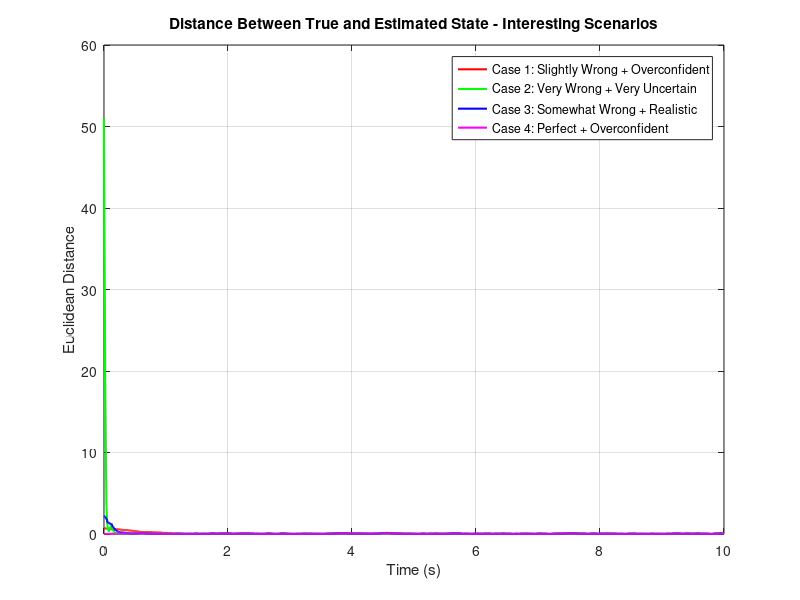
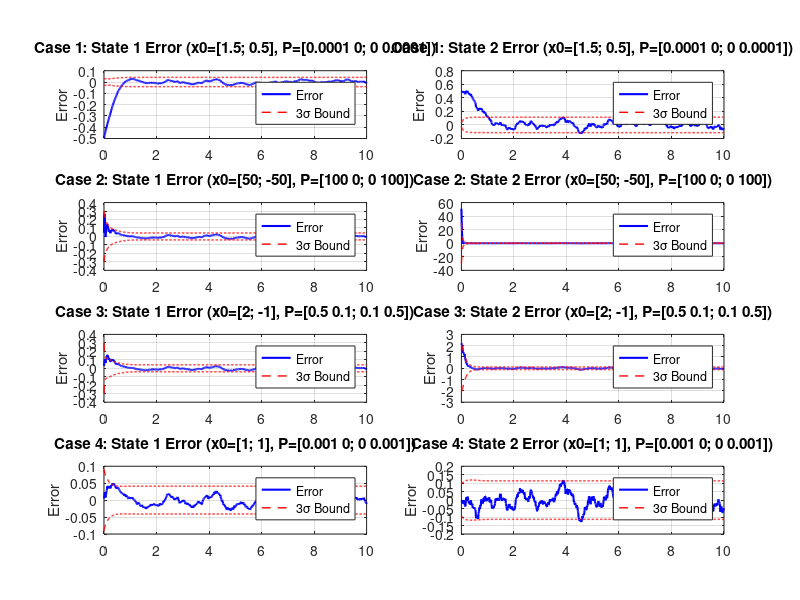

Recreate these plots in MATLAB, in order.
clear all; close all; clc;

A = [9.9985 * 10^-1, 9.8510 * 10^-3;
    -2.9553 * 10^-2, 9.7030 * 10^-1];
B = [4.9502 * 10^-5;
    9.8510 * 10^-3];

H = [1, 0];

Q = 1;
R = 0.01;
N = 1001;
dt = 0.01;
time = (0:N-1)' * dt;

x0_true = [1; 1];

rng(42)
w = sqrt(Q) * randn(N,1);
v = sqrt(R) * randn(N,1);
x_true = zeros(2, N);
x_true(:,1) = x0_true;

for k = 1:N-1
    x_true(:,k+1) = A * x_true(:,k) + B * w(k);
end

y_meas = H * x_true + v';
function [x_hat_plus, P_plus] = runKalmanFilter(A, B, H, Q, R, y_meas, x_hat0_minus, P0_minus, N)
    x_hat_minus = zeros(2, N);
    x_hat_plus = zeros(2, N);
    P_minus = zeros(2,2,N);
    P_plus = zeros(2,2,N);

    x_hat_minus(:,1) = x_hat0_minus;
    P_minus(:, :, 1) = P0_minus;
    for k=1:N
        Kk = P_minus(:, :, k) * H' / (H * P_minus(:, :, k) * H' + R);
        x_hat_plus(:, k) = x_hat_minus(:, k) + Kk * (y_meas(k) - H * x_hat_minus(:, k));
        P_plus(:, :, k) = (eye(2) - Kk * H) * P_minus(:, :, k);

        if k < N
            x_hat_minus(:, k+1) = A * x_hat_plus(:, k);
            P_minus(:, :, k+1) = A * P_plus(:, :, k) * A' + B * Q * B';
        end
    end
end

[x_hat_plus_1, P_plus_1] = runKalmanFilter(A, B, H, Q, R, y_meas, [1.5; 0.5], [0.0001 0; 0 0.0001], N);
[x_hat_plus_2, P_plus_2] = runKalmanFilter(A, B, H, Q, R, y_meas, [50; -50], [100 0; 0 100], N);
[x_hat_plus_3, P_plus_3] = runKalmanFilter(A, B, H, Q, R, y_meas, [2; -1], [0.5 0.1; 0.1 0.5], N);
[x_hat_plus_4, P_plus_4] = runKalmanFilter(A, B, H, Q, R, y_meas, [1; 1], [0.001 0; 0 0.001], N);

error_1 = x_true - x_hat_plus_1;
error_2 = x_true - x_hat_plus_2;
error_3 = x_true - x_hat_plus_3;
error_4 = x_true - x_hat_plus_4;

dist1 = sqrt(sum(error_1.^2, 1));
dist2 = sqrt(sum(error_2.^2, 1));
dist3 = sqrt(sum(error_3.^2, 1));
dist4 = sqrt(sum(error_4.^2, 1));

figure;
plot(time, dist1, 'r-', 'LineWidth', 1.5); hold on;
plot(time, dist2, 'g-', 'LineWidth', 1.5);
plot(time, dist3, 'b-', 'LineWidth', 1.5);
plot(time, dist4, 'm-', 'LineWidth', 1.5);
xlabel('Time (s)');
ylabel('Euclidean Distance');
title('Distance Between True and Estimated State - Interesting Scenarios');
legend(...
    'Case 1: Slightly Wrong + Overconfident', ...
    'Case 2: Very Wrong + Very Uncertain', ...
    'Case 3: Somewhat Wrong + Realistic', ...
    'Case 4: Perfect + Overconfident', ...
    'Location', 'best');
grid on;

figure('Position', [80, 80, 900, 1200]);

subplot(4,2,1);
sigma_bounds_1_state1 = 3 * squeeze(sqrt(P_plus_1(1,1,:)));
plot(time, error_1(1,:), 'b', 'LineWidth', 1.5); hold on;
plot(time, sigma_bounds_1_state1, 'r--', 'LineWidth', 1);
plot(time, -sigma_bounds_1_state1, 'r--', 'LineWidth', 1);
ylabel('Error');
title('Case 1: State 1 Error (x0=[1.5; 0.5], P=[0.0001 0; 0 0.0001])');
legend('Error', '3σ Bound', 'Location', 'best');
grid on;

subplot(4,2,2);
sigma_bounds_1_state2 = 3 * squeeze(sqrt(P_plus_1(2,2,:)));
plot(time, error_1(2,:), 'b', 'LineWidth', 1.5); hold on;
plot(time, sigma_bounds_1_state2, 'r--', 'LineWidth', 1);
plot(time, -sigma_bounds_1_state2, 'r--', 'LineWidth', 1);
ylabel('Error');
title('Case 1: State 2 Error (x0=[1.5; 0.5], P=[0.0001 0; 0 0.0001])');
legend('Error', '3σ Bound', 'Location', 'best');
grid on;

subplot(4,2,3);
sigma_bounds_2_state1 = 3 * squeeze(sqrt(P_plus_2(1,1,:)));
plot(time, error_2(1,:), 'b', 'LineWidth', 1.5); hold on;
plot(time, sigma_bounds_2_state1, 'r--', 'LineWidth', 1);
plot(time, -sigma_bounds_2_state1, 'r--', 'LineWidth', 1);
ylabel('Error');
title('Case 2: State 1 Error (x0=[50; -50], P=[100 0; 0 100])');
legend('Error', '3σ Bound', 'Location', 'best');
grid on;

subplot(4,2,4);
sigma_bounds_2_state2 = 3 * squeeze(sqrt(P_plus_2(2,2,:)));
plot(time, error_2(2,:), 'b', 'LineWidth', 1.5); hold on;
plot(time, sigma_bounds_2_state2, 'r--', 'LineWidth', 1);
plot(time, -sigma_bounds_2_state2, 'r--', 'LineWidth', 1);
ylabel('Error');
title('Case 2: State 2 Error (x0=[50; -50], P=[100 0; 0 100])');
legend('Error', '3σ Bound', 'Location', 'best');
grid on;

subplot(4,2,5);
sigma_bounds_3_state1 = 3 * squeeze(sqrt(P_plus_3(1,1,:)));
plot(time, error_3(1,:), 'b', 'LineWidth', 1.5); hold on;
plot(time, sigma_bounds_3_state1, 'r--', 'LineWidth', 1);
plot(time, -sigma_bounds_3_state1, 'r--', 'LineWidth', 1);
ylabel('Error');
title('Case 3: State 1 Error (x0=[2; -1], P=[0.5 0.1; 0.1 0.5])');
legend('Error', '3σ Bound', 'Location', 'best');
grid on;


subplot(4,2,6);
sigma_bounds_3_state2 = 3 * squeeze(sqrt(P_plus_3(2,2,:)));
plot(time, error_3(2,:), 'b', 'LineWidth', 1.5); hold on;
plot(time, sigma_bounds_3_state2, 'r--', 'LineWidth', 1);
plot(time, -sigma_bounds_3_state2, 'r--', 'LineWidth', 1);
ylabel('Error');
title('Case 3: State 2 Error (x0=[2; -1], P=[0.5 0.1; 0.1 0.5])');
legend('Error', '3σ Bound', 'Location', 'best');
grid on;

subplot(4,2,7);
sigma_bounds_4_state1 = 3 * squeeze(sqrt(P_plus_4(1,1,:)));
plot(time, error_4(1,:), 'b', 'LineWidth', 1.5); hold on;
plot(time, sigma_bounds_4_state1, 'r--', 'LineWidth', 1);
plot(time, -sigma_bounds_4_state1, 'r--', 'LineWidth', 1);
ylabel('Error');
title('Case 4: State 1 Error (x0=[1; 1], P=[0.001 0; 0 0.001])');
legend('Error', '3σ Bound', 'Location', 'best');
grid on;

subplot(4,2,8);
sigma_bounds_4_state2 = 3 * squeeze(sqrt(P_plus_4(2,2,:)));
plot(time, error_4(2,:), 'b', 'LineWidth', 1.5); hold on;
plot(time, sigma_bounds_4_state2, 'r--', 'LineWidth', 1);
plot(time, -sigma_bounds_4_state2, 'r--', 'LineWidth', 1);
ylabel('Error');
title('Case 4: State 2 Error (x0=[1; 1], P=[0.001 0; 0 0.001])');
legend('Error', '3σ Bound', 'Location', 'best');
grid on;
